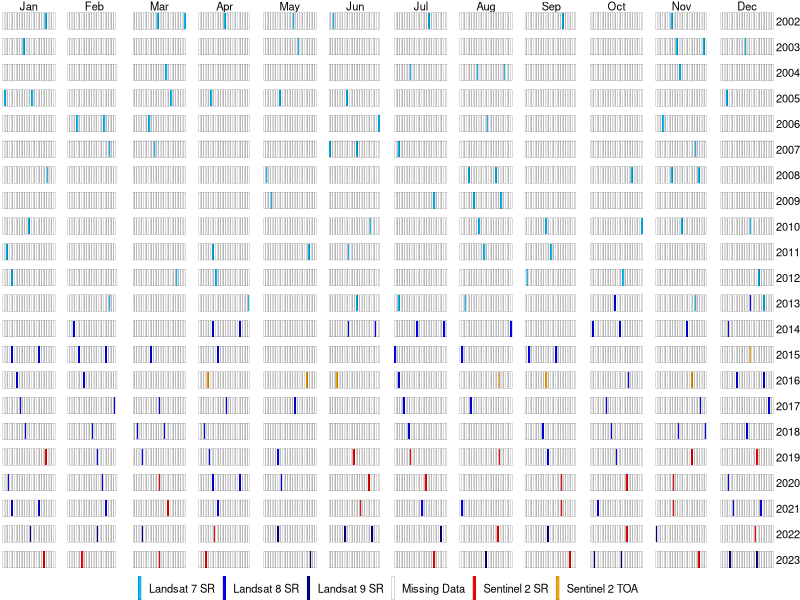
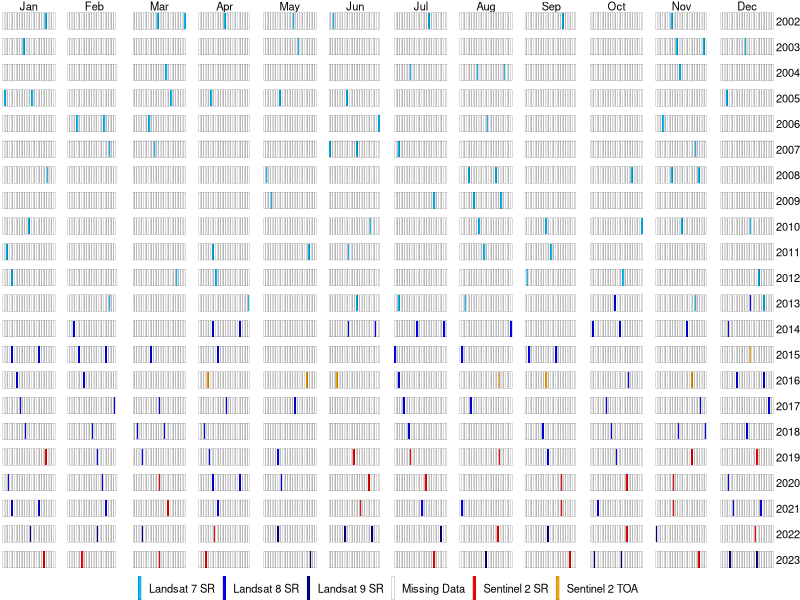

These charts were generated, in order, by the following R code:
# Aerial Imagery Data Collection EDA --------------------------------------

# Load necessary libraries
library(tidyverse)
library(cowplot)

# Creating date range
start_date <- as.Date("2002-01-01")
end_date <- as.Date("2023-12-31")
all_dates <- seq(start_date, end_date, by = "day")

# Creating dataset
df_aerial_imagery <- all_dates %>%
  as_tibble() %>% # convert to tibble
  rename(date = value) %>% # rename column as date
  mutate(year = year(date), # extracting year component from date
         month = month(all_dates, label = T), # extracting month component from date
         day = day(all_dates), # extracting days component from date
         has_data = factor(case_when(date %in% c(
                                          as.Date('2002-01-26'), as.Date('2002-03-15'), as.Date('2002-03-31'), as.Date('2002-04-16'),
                                          as.Date('2002-05-18'), as.Date('2002-06-03'), as.Date('2002-07-21'), as.Date('2002-09-23'),
                                          as.Date('2002-11-10'), # 2002 series
                                          
                                          as.Date('2003-01-13'), as.Date('2003-05-21'), as.Date('2003-11-13'), as.Date('2003-11-29'), 
                                          as.Date('2003-12-15'), # 2003 series
                                          
                                          as.Date('2004-03-20'), as.Date('2004-07-10'), as.Date('2004-08-11'), as.Date('2004-08-27'),
                                          as.Date('2004-11-15'), # 2004 series
                                          
                                          as.Date('2005-01-02'), as.Date('2005-01-18'), as.Date('2005-03-23'), as.Date('2005-04-08'),
                                          as.Date('2005-05-10'), as.Date('2005-06-11'), as.Date('2005-12-04'), # 2005 series
                                          
                                          as.Date('2006-02-06'), as.Date('2006-02-22'), as.Date('2006-03-10'), as.Date('2006-06-30'),
                                          as.Date('2006-08-17'), as.Date('2006-11-05'), # 2006 series
                                          
                                          as.Date('2007-02-25'), as.Date('2007-03-13'), as.Date('2007-06-01'), as.Date('2007-06-17'), 
                                          as.Date('2007-07-03'), as.Date('2007-11-24'), # 2007 series
                                          
                                          as.Date('2008-01-27'), as.Date('2008-05-02'), as.Date('2008-08-06'), as.Date('2008-08-22'),
                                          as.Date('2008-10-25'), as.Date('2008-11-10'), as.Date('2008-11-26'), # 2008 series
                                          
                                          as.Date('2009-05-05'), as.Date('2009-07-24'), as.Date('2009-08-09'), as.Date('2009-08-25'), # 2009 series
                                          
                                          as.Date('2010-01-16'), as.Date('2010-06-25'), as.Date('2010-08-12'), as.Date('2010-09-13'),
                                          as.Date('2010-10-31'), as.Date('2010-11-16'), as.Date('2010-12-18'), # 2010 series
                                          
                                          as.Date('2011-01-03'), as.Date('2011-04-09'), as.Date('2011-05-27'), as.Date('2011-06-12'),
                                          as.Date('2011-08-15'), as.Date('2011-09-16'), # 2011 series
                                          
                                          as.Date('2012-01-06'), as.Date('2012-03-26'), as.Date('2012-04-11'), as.Date('2012-09-02'),
                                          as.Date('2012-10-20'), as.Date('2012-12-23'), # 2012 series
                                          
                                          as.Date('2013-02-25'), as.Date('2013-04-30'), as.Date('2013-06-17'), as.Date('2013-07-03'),
                                          as.Date('2013-08-04'), as.Date('2013-11-24'), as.Date('2013-12-26') # 2013 series
                                          ) ~ 'Landsat 7 SR', # all the above imageries collected from L7 SR satellite
                                     
                                     date %in% c(
                                          as.Date('2013-10-15'), as.Date('2013-12-18'), # 2013 series
                                                 
                                          as.Date('2014-02-04'), as.Date('2014-04-09'), as.Date('2014-04-25'), as.Date('2014-06-12'), 
                                          as.Date('2014-06-28'), as.Date('2014-07-14'), as.Date('2014-07-30'), as.Date('2014-08-31'),
                                          as.Date('2014-10-02'), as.Date('2014-10-18'), as.Date('2014-11-19'), as.Date('2014-12-05'), # 2014 series
                                          
                                          as.Date('2015-01-06'), as.Date('2015-01-22'), as.Date('2015-02-07'), as.Date('2015-02-23'),
                                          as.Date('2015-03-11'), as.Date('2015-04-12'), as.Date('2015-07-01'), as.Date('2015-08-02'),
                                          as.Date('2015-09-03'), as.Date('2015-09-19'), # 2015 series
                                          
                                          as.Date('2016-01-09'), as.Date('2016-02-10'), as.Date('2016-07-03'), as.Date('2016-10-23'),
                                          as.Date('2016-12-10'), as.Date('2016-12-26'), # 2016 series
                                          
                                          as.Date('2017-01-11'), as.Date('2017-02-28'), as.Date('2017-03-16'), as.Date('2017-04-17'),
                                          as.Date('2017-05-19'), as.Date('2017-07-06'), as.Date('2017-08-07'), as.Date('2017-10-10'),
                                          as.Date('2017-11-27'), as.Date('2017-12-29'), # 2017 series
                                          
                                          as.Date('2018-01-14'), as.Date('2018-02-15'), as.Date('2018-03-03'), as.Date('2018-03-19'),
                                          as.Date('2018-04-04'), as.Date('2018-07-09'), as.Date('2018-09-11'), as.Date('2018-10-13'),
                                          as.Date('2018-11-14'), as.Date('2018-11-30'), as.Date('2018-12-16'), # 2018 series
                                          
                                          as.Date('2019-02-18'), as.Date('2019-03-06'), as.Date('2019-04-07'), as.Date('2019-05-09'),
                                          as.Date('2019-09-14'), as.Date('2019-10-16'), # 2019 series
                                          
                                          as.Date('2020-01-04'), as.Date('2020-02-21'), as.Date('2020-04-09'), as.Date('2020-04-25'),
                                          as.Date('2020-05-11'), as.Date('2020-12-05'), # 2020 series
                                          
                                          as.Date('2021-01-06'), as.Date('2021-01-22'), as.Date('2021-02-23'), as.Date('2021-04-12'), 
                                          as.Date('2021-07-17'), as.Date('2021-08-02'), as.Date('2021-10-05'), as.Date('2021-12-08'), 
                                          as.Date('2021-12-24') # 2021 series
                                          ) ~ 'Landsat 8 SR', # all the above imageries collected from L8 SR satellite
                                     
                                     date %in% c(
                                          as.Date('2022-01-17'), as.Date('2022-02-18'), as.Date('2022-03-06'), 
                                          as.Date('2022-05-09'), as.Date('2022-06-10'), as.Date('2022-06-26'), as.Date('2022-07-28'),
                                          as.Date('2022-09-14'), as.Date('2022-11-01'), # 2022 series
                                          
                                          as.Date('2023-05-28'), as.Date('2023-08-16'), as.Date('2023-10-03'), as.Date('2023-10-19'),
                                          as.Date('2023-12-06'), as.Date('2023-12-22') # 2023 series
                                          ) ~ 'Landsat 9 SR', # all the above imageries collected from L9 SR satellite
                                     
                                     date %in% c(
                                          as.Date('2015-12-18'), # 2015 series
                                          
                                          as.Date('2016-04-06'), as.Date('2016-05-26'), as.Date('2016-06-05'), as.Date('2016-08-24'),
                                          as.Date('2016-09-13'), as.Date('2016-11-22'), as.Date('2016-04-06') # 2016 series
                                          ) ~ 'Sentinel 2 TOA', # all the above imageries collected from S2 TOA satellite
                                     
                                     date %in% c(
                                          as.Date('2019-01-26'), as.Date('2019-06-15'), as.Date('2019-07-10'), as.Date('2019-08-24'),
                                          as.Date('2019-11-22'), as.Date('2019-12-22'), # 2019 series
                                          
                                          as.Date('2020-03-16'), as.Date('2020-06-24'), as.Date('2020-07-19'), as.Date('2020-09-22'),
                                          as.Date('2020-10-22'), as.Date('2020-11-11'), # 2020 series
                                          
                                          as.Date('2021-03-21'), as.Date('2021-06-19'), as.Date('2021-09-22'), as.Date('2021-11-11'), # 2021 series
                                          
                                          as.Date('2022-04-10'), as.Date('2022-08-23'), as.Date('2022-10-22'), as.Date('2022-12-21'),  # 2022 series
                                          
                                          as.Date('2023-01-25'), as.Date('2023-02-09'), as.Date('2023-03-16'), as.Date('2023-04-05'),
                                          as.Date('2023-07-24'), as.Date('2023-09-27'), as.Date('2023-11-26')
                                          ) ~ 'Sentinel 2 SR', # all the above imageries collected from S2 SR satellite
                                     
                              TRUE ~ 'Missing Data'))) # data collection status
  

# levels(df_aerial_imagery$has_data) 

# Plot the above
all_possible_aerial_imagery_plot <- ggplot(df_aerial_imagery, aes(x = day, y = 22, fill = has_data)) +
  geom_tile(color = "black", linewidth = .05) +
  scale_fill_manual(labels= c("Landsat 7 SR", "Landsat 8 SR", "Landsat 9 SR", "Missing Data", "Sentinel 2 SR", "Sentinel 2 TOA"), 
                    values = c("deepskyblue", "blue", 'navyblue', 'white', 'red', 'orange')) +
  facet_grid(year ~ month) +
  theme_void()+
  theme(legend.position = 'bottom',
        legend.title = element_blank(), # remove legend title
        strip.text = element_text(size = 8),
        legend.text = element_text(size = 8)) +
  guides(fill = guide_legend(
    keyheight = unit(0.6, "cm"), # resize of icon
    keywidth = unit(0.08, "cm"), # resize icon
    nrow = 1  # force icon to unwrap to 1 row
  ))

all_possible_aerial_imagery_plot

ggsave("/Volumes/Hard Drive (29-08-22)/Data Science 2023-2024/2nd year MSc Data Science/STA5079W-DS Minor Dissertation/Figures/EDA plots/all_possible_aerial_imagery_plot.pdf", 
       plot = all_possible_aerial_imagery_plot, width = 6.56, height= 8.5)


# Total no. of imagery acquired
df_aerial_imagery %>%
  filter(has_data != 'Missing Data') %>%
  tally()

# No. of imagery acquired for each category
df_aerial_imagery %>%
  group_by(has_data) %>%
  tally()
